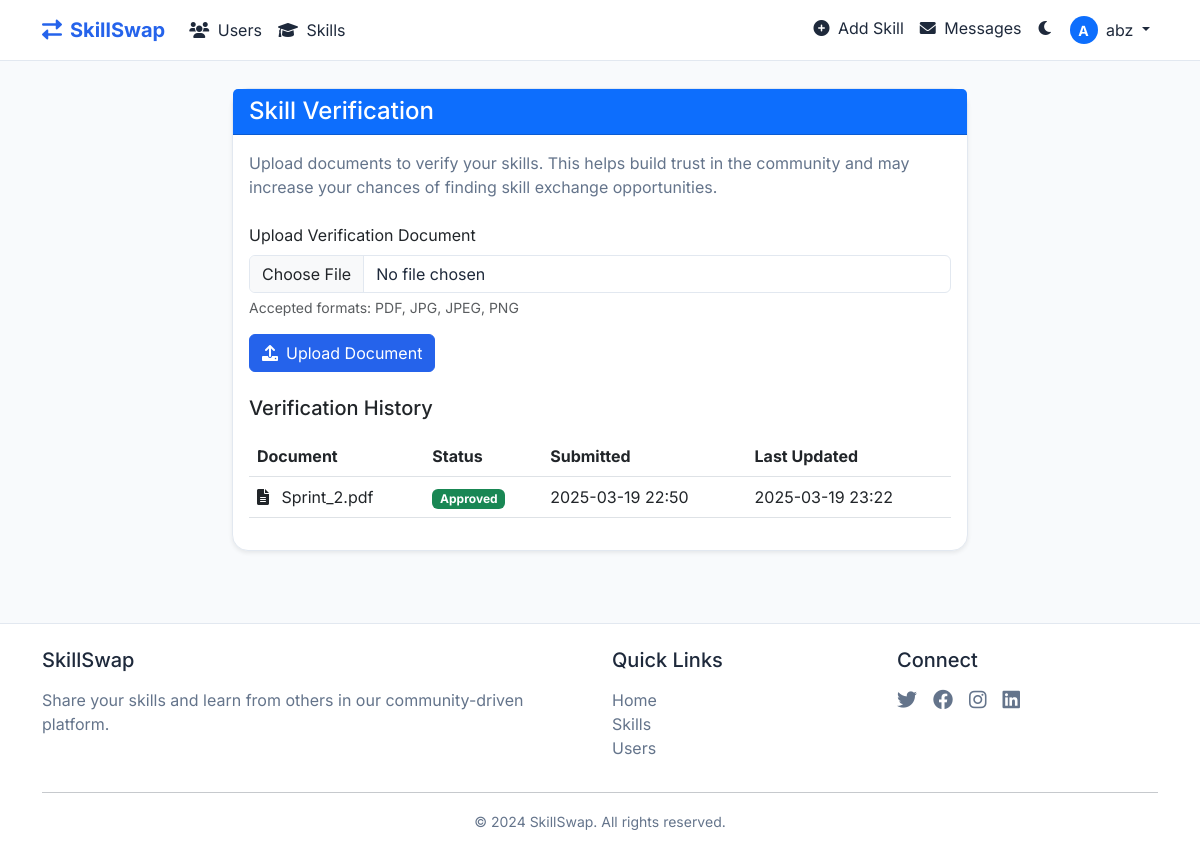
The app's page /verification (signed in) with its own data.
### app.py (models this page shows)
class User(UserMixin, db.Model):
    id = db.Column(db.Integer, primary_key=True)
    username = db.Column(db.String(80), unique=True, nullable=False)
    email = db.Column(db.String(120), unique=True, nullable=False)
    password_hash = db.Column(db.String(256), nullable=False)
    created_at = db.Column(db.DateTime, default=datetime.utcnow)
    is_verified = db.Column(db.Boolean, default=False)
    is_admin = db.Column(db.Boolean, default=False)
    skills = db.relationship('Skill', backref='user', lazy=True)
    verification_requests = db.relationship('VerificationRequest', backref='user', lazy=True)

class VerificationRequest(db.Model):
    id = db.Column(db.Integer, primary_key=True)
    user_id = db.Column(db.Integer, db.ForeignKey('user.id'), nullable=False)
    skill_id = db.Column(db.Integer, db.ForeignKey('skill.id'), nullable=True)
    document_filename = db.Column(db.String(255), nullable=False)
    document_path = db.Column(db.String(255), nullable=False)
    status = db.Column(db.String(20), default='pending')  # pending, approved, rejected
    notes = db.Column(db.Text, nullable=True)
    created_at = db.Column(db.DateTime, default=datetime.utcnow)
    updated_at = db.Column(db.DateTime, default=datetime.utcnow, onupdate=datetime.utcnow)

### app.py (the view)
@app.route('/verification')
@login_required
def verification():
    verification_requests = VerificationRequest.query.filter_by(user_id=current_user.id).order_by(VerificationRequest.created_at.desc()).all()
    return render_template('verification.html', verification_requests=verification_requests)

### app.py (called while the page is built)
@login_manager.user_loader
def load_user(user_id):
    return User.query.get(int(user_id))

@app.context_processor
def utility_processor():
    def is_admin():
        if current_user.is_authenticated:
            return current_user.is_admin
        return False
    return dict(is_admin=is_admin)

@app.context_processor
def unread_messages_count():
    count = 0
    if current_user.is_authenticated:
        count = Message.query.filter_by(recipient_id=current_user.id, read=False).count()
    return dict(unread_messages_count=count)

### templates/verification.html
{% extends "base.html" %}
{% block content %}
<div class="container py-4">
    <div class="row">
        <div class="col-md-8 mx-auto">
            <div class="card shadow-sm">
                <div class="card-header bg-primary text-white">
                    <h4 class="mb-0">Skill Verification</h4>
                </div>
                <div class="card-body">
                    <p class="text-muted mb-4">
                        Upload documents to verify your skills. This helps build trust in the community and may increase your chances of finding skill exchange opportunities.
                    </p>
                    <form action="{{ url_for('upload_verification') }}" method="POST" enctype="multipart/form-data" class="mb-4">
                        <div class="mb-3">
                            <label for="document" class="form-label">Upload Verification Document</label>
                            <input type="file" class="form-control" id="document" name="document" accept=".pdf,.jpg,.jpeg,.png" required>
                            <div class="form-text">Accepted formats: PDF, JPG, JPEG, PNG</div>
                        </div>
                        <button type="submit" class="btn btn-primary">
                            <i class="fas fa-upload me-2"></i>Upload Document
                        </button>
                    </form>
                    <h5 class="mb-3">Verification History</h5>
                    {% if verification_requests %}
                        <div class="table-responsive">
                            <table class="table table-hover">
                                <thead>
                                    <tr>
                                        <th>Document</th>
                                        <th>Status</th>
                                        <th>Submitted</th>
                                        <th>Last Updated</th>
                                    </tr>
                                </thead>
                                <tbody>
                                    {% for request in verification_requests %}
                                    <tr>
                                        <td>
                                            <i class="fas fa-file-alt me-2"></i>
                                            {{ request.document_filename }}
                                        </td>
                                        <td>
                                            {% if request.status == 'pending' %}
                                                <span class="badge bg-warning">Pending</span>
                                            {% elif request.status == 'approved' %}
                                                <span class="badge bg-success">Approved</span>
                                            {% else %}
                                                <span class="badge bg-danger">Rejected</span>
                                            {% endif %}
                                        </td>
                                        <td>{{ request.created_at.strftime('%Y-%m-%d %H:%M') }}</td>
                                        <td>{{ request.updated_at.strftime('%Y-%m-%d %H:%M') }}</td>
                                    </tr>
                                    {% endfor %}
                                </tbody>
                            </table>
                        </div>
                    {% else %}
                        <div class="text-center text-muted py-4">
                            <i class="fas fa-history fa-3x mb-3"></i>
                            <p>No verification requests yet</p>
                        </div>
                    {% endif %}
                </div>
            </div>
        </div>
    </div>
</div>
{% endblock %}

### templates/base.html (shortened to what this page needs)
<!DOCTYPE html>
<html lang="en">
<head>
    <link href="https://cdn.jsdelivr.net/npm/bootstrap@5.3.0/dist/css/bootstrap.min.css" rel="stylesheet">
    <link href="https://cdnjs.cloudflare.com/ajax/libs/font-awesome/6.0.0/css/all.min.css" rel="stylesheet">
    <link href="{{ url_for('static', filename='css/style.css') }}" rel="stylesheet">
</head>
<body>
    <nav class="navbar navbar-expand-lg fixed-top">
        <div class="container">
            <a class="navbar-brand" href="{{ url_for('index') }}">
                <i class="fas fa-exchange-alt me-2"></i>SkillSwap
            </a>
            <div class="collapse navbar-collapse" id="navbarNav">
                <ul class="navbar-nav me-auto">
                    <li class="nav-item">
                        <a class="nav-link" href="{{ url_for('users_list') }}">
                            <i class="fas fa-users me-1"></i> Users
                        </a>
                    </li>
                    <li class="nav-item">
                        <a class="nav-link" href="{{ url_for('skills_list') }}">
                            <i class="fas fa-graduation-cap me-1"></i> Skills
                        </a>
                    </li>
                </ul>
                <ul class="navbar-nav">
                    {% if current_user.is_authenticated %}
                    <li class="nav-item">
                        <a class="nav-link" href="{{ url_for('add_skill') }}">
                            <i class="fas fa-plus-circle me-1"></i> Add Skill
                        </a>
                    </li>
                    <li class="nav-item">
                        <a class="nav-link" href="{{ url_for('messages_inbox') }}">
                            <i class="fas fa-envelope me-1"></i> Messages
                        </a>
                    </li>
                    {% endif %}
                    <li class="nav-item">
                        <div class="theme-toggle nav-link" onclick="toggleTheme()">
                            <i class="fas fa-moon"></i>
                        </div>
                    </li>
                    {% if current_user.is_authenticated %}
                        <li class="nav-item dropdown">
                            <a class="nav-link dropdown-toggle" href="#" id="navbarDropdown" role="button" data-bs-toggle="dropdown">
                                <span class="avatar-circle bg-primary me-1">{{ current_user.username[0] | upper }}</span>
                                {{ current_user.username }}
                            </a>
                        </li>
                    {% endif %}
                </ul>
            </div>
        </div>
    </nav>
    <main style="margin-top: 4rem;">
        {% block content %}{% endblock %}
    </main>
    <footer class="footer mt-5 py-4">
        <div class="container">
            <div class="row">
                <div class="col-md-6">
                    <h5 class="mb-3">SkillSwap</h5>
                    <p class="text-muted">Share your skills and learn from others in our community-driven platform.</p>
                </div>
                <div class="col-md-3">
                    <h5 class="mb-3">Quick Links</h5>
                    <ul class="list-unstyled">
                        <li><a href="{{ url_for('index') }}" class="text-decoration-none text-muted">Home</a></li>
                        <li><a href="{{ url_for('skills_list') }}" class="text-decoration-none text-muted">Skills</a></li>
                        <li><a href="{{ url_for('users_list') }}" class="text-decoration-none text-muted">Users</a></li>
                    </ul>
                </div>
                <div class="col-md-3">
                    <h5 class="mb-3">Connect</h5>
                    <div class="d-flex gap-3">
                        <a href="#" class="text-muted"><i class="fab fa-twitter fa-lg"></i></a>
                        <a href="#" class="text-muted"><i class="fab fa-facebook fa-lg"></i></a>
                        <a href="#" class="text-muted"><i class="fab fa-instagram fa-lg"></i></a>
                        <a href="#" class="text-muted"><i class="fab fa-linkedin fa-lg"></i></a>
                    </div>
                </div>
            </div>
            <hr>
            <div class="text-center text-muted">
                <small>&copy; {{ now.year if now else 2024 }} SkillSwap. All rights reserved.</small>
            </div>
        </div>
    </footer>
</body>
</html>

### static/css/style.css (style rules this page uses)
:root { --bg-primary: #ffffff; --bg-secondary: #f8fafc; --text-primary: #1e293b; --text-secondary: #64748b; --primary-color: #2563eb; --primary-hover: #1d4ed8; --card-bg: #ffffff; --border-color: #e2e8f0; --shadow-color: rgba(0, 0, 0, 0.1); --section-bg: #f8fafc; --muted-color: #64748b; }
body { font-family: 'Inter', system-ui, -apple-system, sans-serif; background-color: var(--bg-secondary); color: var(--text-primary); transition: background-color 0.3s, color 0.3s; }
.navbar { background-color: var(--bg-primary) !important; border-bottom: 1px solid var(--border-color); backdrop-filter: blur(10px); }
.navbar-brand { color: var(--primary-color) !important; font-weight: 700; }
.nav-link { color: var(--text-primary) !important; }
.card { background-color: var(--card-bg); border: 1px solid var(--border-color); border-radius: 1rem; box-shadow: 0 4px 6px -1px var(--shadow-color); transition: transform 0.2s, box-shadow 0.2s; }
.btn-primary { background-color: var(--primary-color); border-color: var(--primary-color); }
.theme-toggle { cursor: pointer; padding: 0.5rem; border-radius: 0.5rem; transition: background-color 0.2s; }
.form-control { background-color: var(--bg-primary); border-color: var(--border-color); color: var(--text-primary); }
.text-muted { color: var(--muted-color) !important; }
.badge { color: #ffffff !important; }
.footer { background-color: var(--bg-primary); border-top: 1px solid var(--border-color); }
.footer a { color: var(--text-secondary) !important; transition: color 0.2s; }
.animate-fade-in { animation: fadeIn 0.5s ease forwards; }
.avatar-circle { display: inline-flex; align-items: center; justify-content: center; width: 28px; height: 28px; border-radius: 50%; color: white; font-weight: bold; text-align: center; font-size: 14px; }

### records on screen
User: username "A", username "abz"
VerificationRequest: document_filename "Sprint_2.pdf", status "Approved", created_at "2025-03-19 22:50", updated_at "2025-03-19 23:22"

### other values on screen
{{ now.year if now else 2024 }} "2024"
